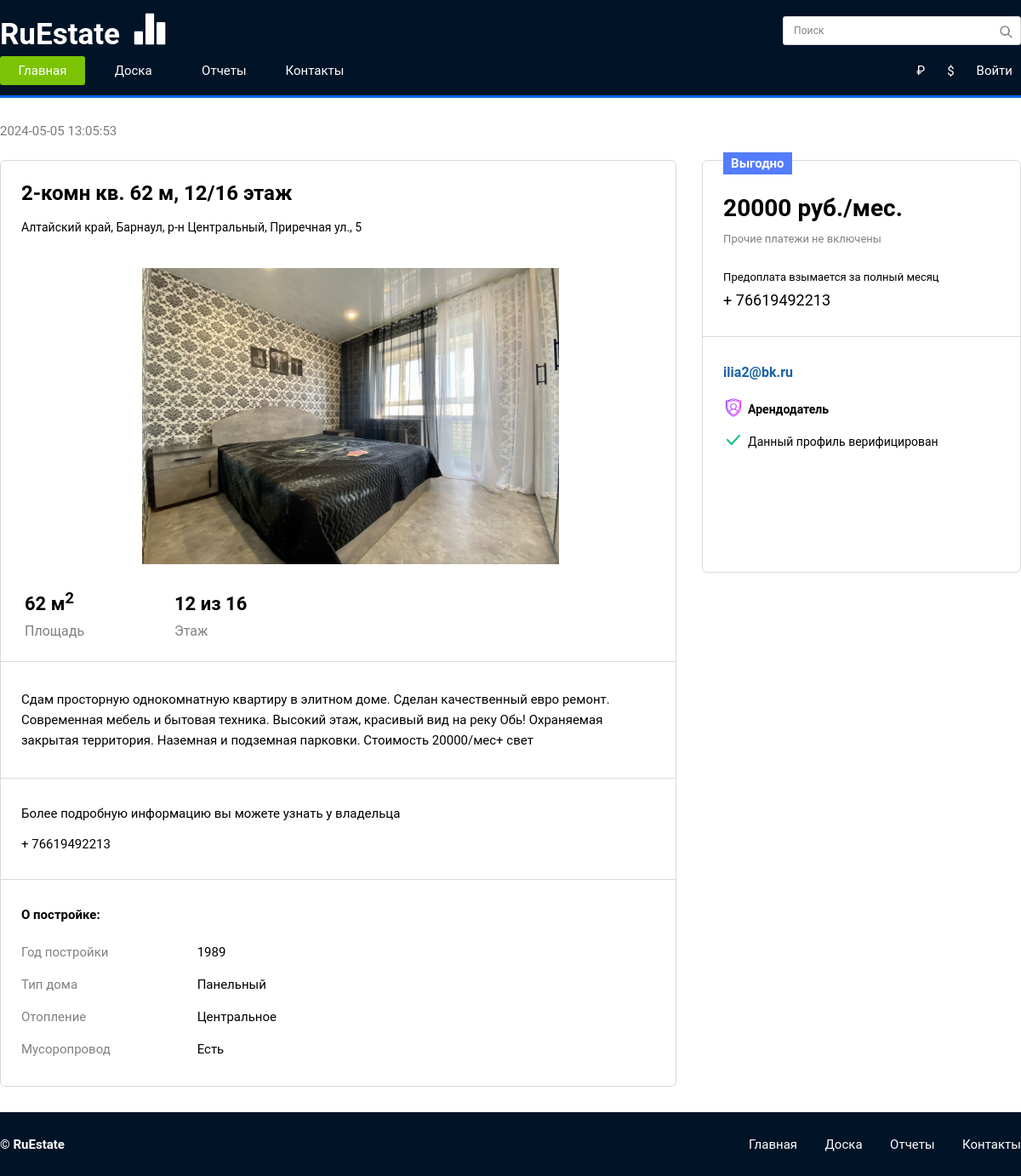
The app's page /estate/1 with its own data.
### api/models.py (models this page shows, shortened)
class Estate(models.Model):
    creator = models.ForeignKey(User, on_delete=models.CASCADE, default=1, related_name='estates')
    date = models.DateTimeField('Created')
    phone = models.CharField(max_length=20)
    title = models.CharField(max_length=150)
    price = models.IntegerField()
    address = models.CharField(max_length=200)
    area = models.IntegerField(default=0)
    ceil = models.IntegerField()
    ceilings = models.IntegerField(default=5)
    description = models.TextField(max_length=1000)
    building_year = models.CharField(max_length=20, default='')
    type = models.CharField(max_length=50, default='')
    heating = models.CharField(max_length=50, default='')
    main_image = models.ImageField(upload_to = 'estate_images/', blank = True)
    class Meta:
        verbose_name = 'Объект'
        verbose_name_plural = 'Объекты'

class User(AbstractUser):
    email = models.EmailField(_('email'), unique=True)
    USERNAME_FIELD = 'email'
    REQUIRED_FIELDS = []
    objects = CustomUserManager()

### api/views.py (the view)
# urls.py: path('estate/<int:pk>', views.estate_object, name='estate_object'),
def estate_object(request, pk):
    modal = check_modal(request)
    annoucement = Estate.objects.get(pk=pk)
    context={'form': SignupForm(), 'modal': modal, 'annoucement': annoucement}
    return render(request, 'api/object.html', context)

### api/forms.py
class SignupForm(UserCreationForm):
    email = forms.EmailField(max_length=200, help_text='Required')
    class Meta:
        model = get_user_model()
        fields = ('email', 'password1', 'password2')

### api/views.py (called while the page is built)
def check_modal(request):
    modal = request.session.get('modal', 'none')
    try:
        del request.session['modal']
    except KeyError:
        pass
    return modal

### api/templates/api/object.html (shortened to what this page needs)
{% load static %}
<!DOCTYPE html>
<html lang="en">
<head>
    <link rel="stylesheet" href="{% static 'api/style.css' %}">
</head>
<body>
  <div class="wrapper">
  <div class="content">
    <nav class="menu">
        <div class="menu__container">
          <div class="menu__upper">
            <div class="menu__logo">
              <span class="menu__label">RuEstate</span>
              <img src="../static/api/images/logo.png" alt="" class="head__logo_image">
            </div>
            <div class="menu__search">
              <input type="text" class="menu__field" placeholder="Поиск" />
              <button><img src='../static/api/images/search.png' alt="" /></button>
            </div>
          </div>
          <div class="menu__lower">
            <div class="menu__list">
              <a href="{% url 'index' %}">Главная</a>
              <a href="{% url 'dashboard' %}">Доска</a>
              <a href="{% url 'report' %}">Отчеты</a>
              <a href="{% url 'contact' %}">Контакты</a>
            </div>
            <div class="menu__action">
              <div class="menu__lang">
                <a href="{% url 'remain_currency' %}">₽</a>
              </div>
              <div class="menu__lang">
                <a href="{% url 'change_currency' %}">$</a>
              </div>
              <div class="menu__login">
                {% if not request.user.is_authenticated %}
                  <a href="#" id="login-button">Войти</a>
                {% else %}
                  <a href="#" id="account-button">{{ request.user.email }}</a>
                {% endif %}
              </div>
            </div>
          </div>
        </div>
      </nav>
    <div class="frame">
        <div class="annoucement__date">
            {{ annoucement.date|date:"Y-m-d H:m:s" }}
        </div>
        <div class="annoucement__panel">
            <div class="annoucement__gallery">
                <div class="annoucement__title">
                    {{ annoucement.title }}
                </div>
                <div class="annoucement__address">
                    {{ annoucement.address }}
                </div>
                <div class="annoucement__images">
                    <div class="annoucement__big" id="big">
                        {% if annoucement.main_image %}
                            <img src="{{ annoucement.main_image.url }}" alt="" class="annoucement__main_image" id="imageBox">
                        {% else %}
                            <div class="image2">
                                <img src="{% static '../static/estate/images/not_found.png' %}" alt="" class="photo__not-found">
                            </div>
                        {% endif %}
                    </div>
                </div>
                <div class="annoucement__information">
                    <div class="annoucement__area">
                        <span class="annoucement__highlight">{{ annoucement.area }} м<sup>2</sup></span> <div class="annoucement__label_area">Площадь</div>
                    </div>
                    {% if annoucement.category == 'Дом' %}
                        <div class="annoucement__ceil">
                            <span class="annoucement__highlight">{{ annoucement.ceilings }}</span>
                            <div class="annoucement__label_ceil">Этажей</div>
                        </div>
                    {% else %}
                        <div class="annoucement__ceil">
                            <span class="annoucement__highlight">{{ annoucement.ceil }} из {{ annoucement.ceilings }}</span>
                            <div class="annoucement__label_ceil">Этаж</div>
                        </div>
                    {% endif %}
                </div>
                <div class="annoucement__divider"></div>
                <div class="annoucement__description">
                    {{ annoucement.description }}
                </div>
                <div class="annoucement__divider_2"></div>
                <div class="annoucement__phone">
                    <div class="annoucement__warning">Более подробную информацию вы можете узнать у владельца</div>
                    <div class="slider__hidden_phone" id="slider__phone">+ {{annoucement.phone}}</div>
                </div>
                <div class="annoucement__divider_2"></div>
                <div class="annoucement__building">
                    <span class="annoucement__main_label annoucement__main_building">О постройке:</span>
                    <div class="annoucement__box">
                        <div class="annoucement__name">
                            <div class="name">Год постройки</div>
                            <div class="name">Тип дома</div>
                            <div class="name">Отопление</div>
                            <div class="name">Мусоропровод</div>
                        </div>
                        <div class="annoucement__value">
                            <div class="value">{{ annoucement.building_year }}</div>
                            <div class="value">{{ annoucement.type }}</div>
                            <div class="value">{{ annoucement.heating }}</div>
                            <div class="value">
                                {% if annoucement.ceilings > 9 %}
                                    Есть
                                {% else %}
                                    Нет
                                {% endif %}
                            </div>
                        </div>
                    </div>
                </div>
            </div>
            <div class="annoucement__contact">
                <div class="annoucement__profit">Выгодно</div>
                <div class="annoucement__price">{{ annoucement.price }} руб./мес.</div>
                <div class="annoucement__other">Прочие платежи не включены</div>
                <div class="annoucement__conditions">Предоплата взымается за полный месяц</div>
                <div class="slider__hidden_big-phone" id="slider__big_phone">+ {{annoucement.phone}}</div>
                <div class="annoucement__divider_2"></div>
                <div class="annoucement__creator">
                    <div class="annoucement__profile">
                        <div class="annoucement__nickname">
                          {{ annoucement.creator }}
                        </div>
                        <div class="announcement__estator">
                          <img src="{% static '../static/api/images/admin.png' %}" alt="" class="annoucement__thumb"> <span class="announcement__admin">Арендодатель</span>
                        </div>
                        <div class="announcement__verification">
                            <img src="{% static '../static/api/images/check.png' %}" alt="" class="annoucement__thumb"> <span class="announcement__registered">Данный профиль верифицирован</span>
                        </div>
                        <div class="announcement__auth-date">
                        </div>
                    </div>
                </div>
            </div>
        </div>
    </div>
  </div>
  <footer class="foot">
    <div class="foot__container">
      <div class="foot__content">
        <div class="foot__copyright">
          © RuEstate
        </div>
        <div class="foot__list">
          <a href="{% url 'index' %}">Главная</a>
          <a href="{% url 'dashboard' %}">Доска</a>
          <a href="{% url 'report' %}">Отчеты</a>
          <a href="{% url 'contact' %}">Контакты</a>
        </div>
      </div>
    </div>
  </footer>
  </div>
</body>
</html>

### records on screen
Estate: date "2024-05-05 13:05:53", title "2-комн кв. 62 м, 12/16 этаж", address "Алтайский край, Барнаул, р-н Центральный, Приречная ул., 5", main_image (picture), area "62", ceil "12", ceilings "16", description "Сдам просторную однокомнатную квартиру в элитном доме. Сделан качественный евро ремонт. Современная мебель и бытовая техника. Высокий этаж, красивый вид на реку Обь! Охраняемая закрытая территория. Наземная и подземная парковки. Стоимость 20000/мес+ свет", phone "76619492213", building_year "1989", type "Панельный", heating "Центральное", price "20000", creator "ilia2@bk.ru"
